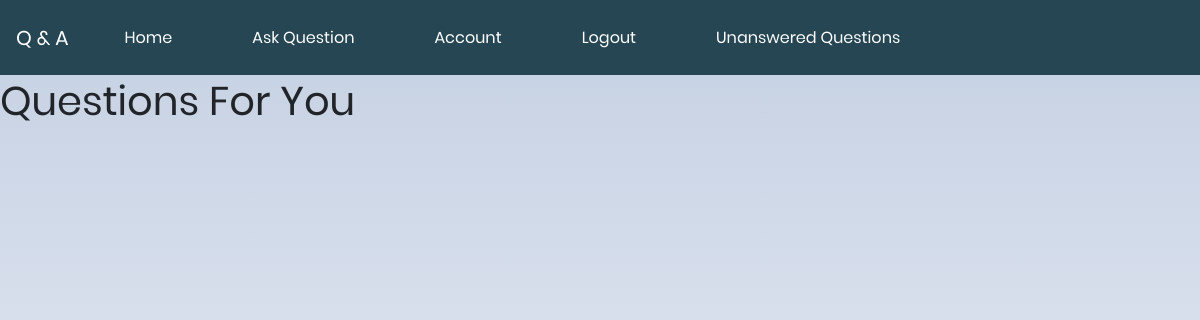
The page /unanswered (signed in) on the database as committed earlier.
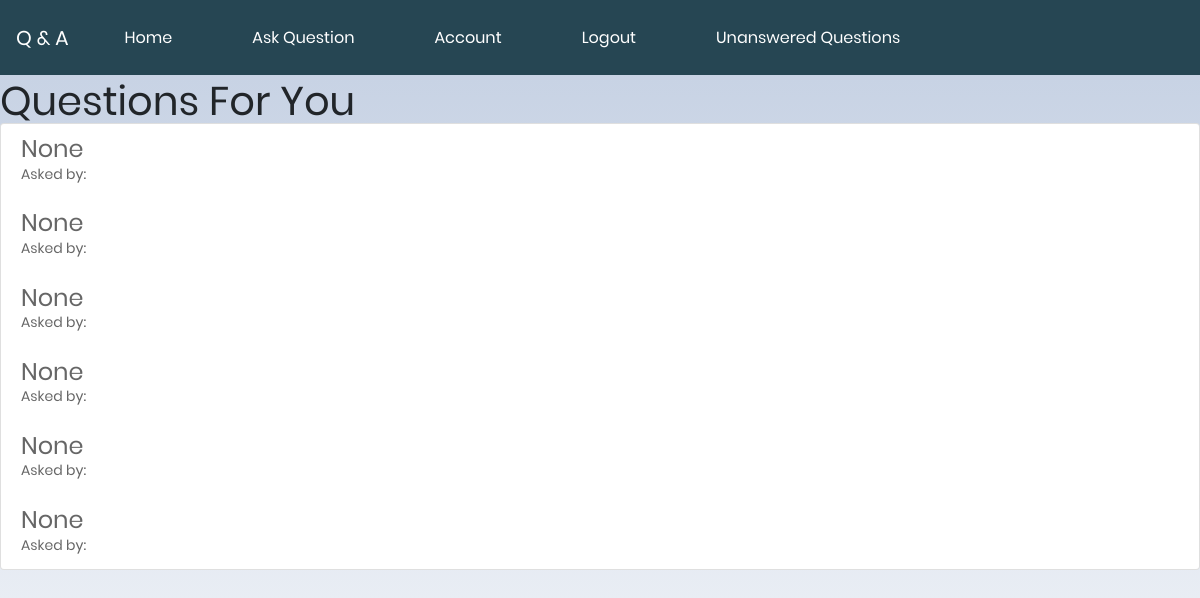
The same page on the database as committed later.
### qaf/models.py (models this page shows, shortened)
class Question(db.Model):
    id = db.Column(db.Integer, primary_key=True)
    question = db.Column(db.Text)
    answer = db.Column(db.Text)
    asked_by_id = db.Column(db.Integer, db.ForeignKey('user.id'))
    expert_id = db.Column(db.Integer, db.ForeignKey('user.id'))

### qaf/routes/main.py (the view)
@main.route('/unanswered')
@login_required
def unanswered():
    if not current_user.expert:
        return redirect(url_for('main.home'))
    unanswered_questions = Question.query\
        .filter_by(expert_id=current_user.id)\
        .filter(Question.answer == None)\
        .all()
    context = {
        'unanswered_questions' : unanswered_questions
    }
    return render_template('unanswered.html', **context)

### qaf/models.py (called while the page is built)
@login_manager.user_loader
def load_user(user_id):
    return User.query.get(int(user_id))

### qaf/templates/unanswered.html (shortened to what this page needs)
{% extends 'base.html' %}
{% block content %}
<div class="page-header">
        <h1>Questions For You</h1>
      </div>
      <div class="row">
        <div class="col-lg-12">
          <div class="list-group">
            {% for question in unanswered_questions %}
              <a href="{{ url_for('main.answer', question_id=question.id) }}" class="list-group-item">
                <h4 class="list-group-item-heading">{{ question.question }}</h4>
                <p class="list-group-item-text">Asked by: {{ question.asker.name }}</p>
              </a>
            {% endfor %}
          </div>
        </div>
      </div>
{% endblock %}

Rows that differ between the two databases and show on the page:
added Question: question "None"
added Question: question "None"
added Question: question "None"
added Question: question "None"
added Question: question "None"
added Question: question "None"
